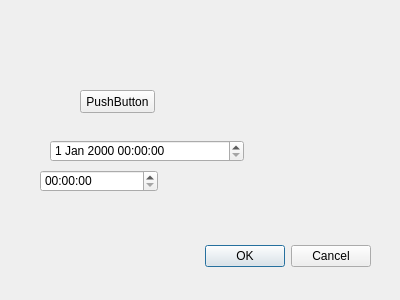
<?xml version="1.0" encoding="UTF-8"?>
<ui version="4.0">
 <class>Dialog</class>
 <widget class="QDialog" name="Dialog">
  <property name="geometry">
   <rect>
    <x>0</x>
    <y>0</y>
    <width>400</width>
    <height>300</height>
   </rect>
  </property>
  <property name="windowTitle">
   <string>Dialog</string>
  </property>
  <widget class="QDialogButtonBox" name="buttonBox">
   <property name="geometry">
    <rect>
     <x>30</x>
     <y>240</y>
     <width>341</width>
     <height>32</height>
    </rect>
   </property>
   <property name="orientation">
    <enum>Qt::Horizontal</enum>
   </property>
   <property name="standardButtons">
    <set>QDialogButtonBox::Cancel|QDialogButtonBox::Ok</set>
   </property>
  </widget>
  <widget class="QPushButton" name="pushButton">
   <property name="geometry">
    <rect>
     <x>80</x>
     <y>90</y>
     <width>75</width>
     <height>23</height>
    </rect>
   </property>
   <property name="text">
    <string>PushButton</string>
   </property>
  </widget>
  <widget class="QTimeEdit" name="timeEdit">
   <property name="geometry">
    <rect>
     <x>40</x>
     <y>170</y>
     <width>118</width>
     <height>22</height>
    </rect>
   </property>
  </widget>
  <widget class="QDateTimeEdit" name="dateTimeEdit">
   <property name="geometry">
    <rect>
     <x>50</x>
     <y>140</y>
     <width>194</width>
     <height>22</height>
    </rect>
   </property>
  </widget>
 </widget>
 <resources/>
 <connections>
  <connection>
   <sender>buttonBox</sender>
   <signal>accepted()</signal>
   <receiver>Dialog</receiver>
   <slot>accept()</slot>
   <hints>
    <hint type="sourcelabel">
     <x>248</x>
     <y>254</y>
    </hint>
    <hint type="destinationlabel">
     <x>157</x>
     <y>274</y>
    </hint>
   </hints>
  </connection>
  <connection>
   <sender>buttonBox</sender>
   <signal>rejected()</signal>
   <receiver>Dialog</receiver>
   <slot>reject()</slot>
   <hints>
    <hint type="sourcelabel">
     <x>316</x>
     <y>260</y>
    </hint>
    <hint type="destinationlabel">
     <x>286</x>
     <y>274</y>
    </hint>
   </hints>
  </connection>
 </connections>
</ui>
